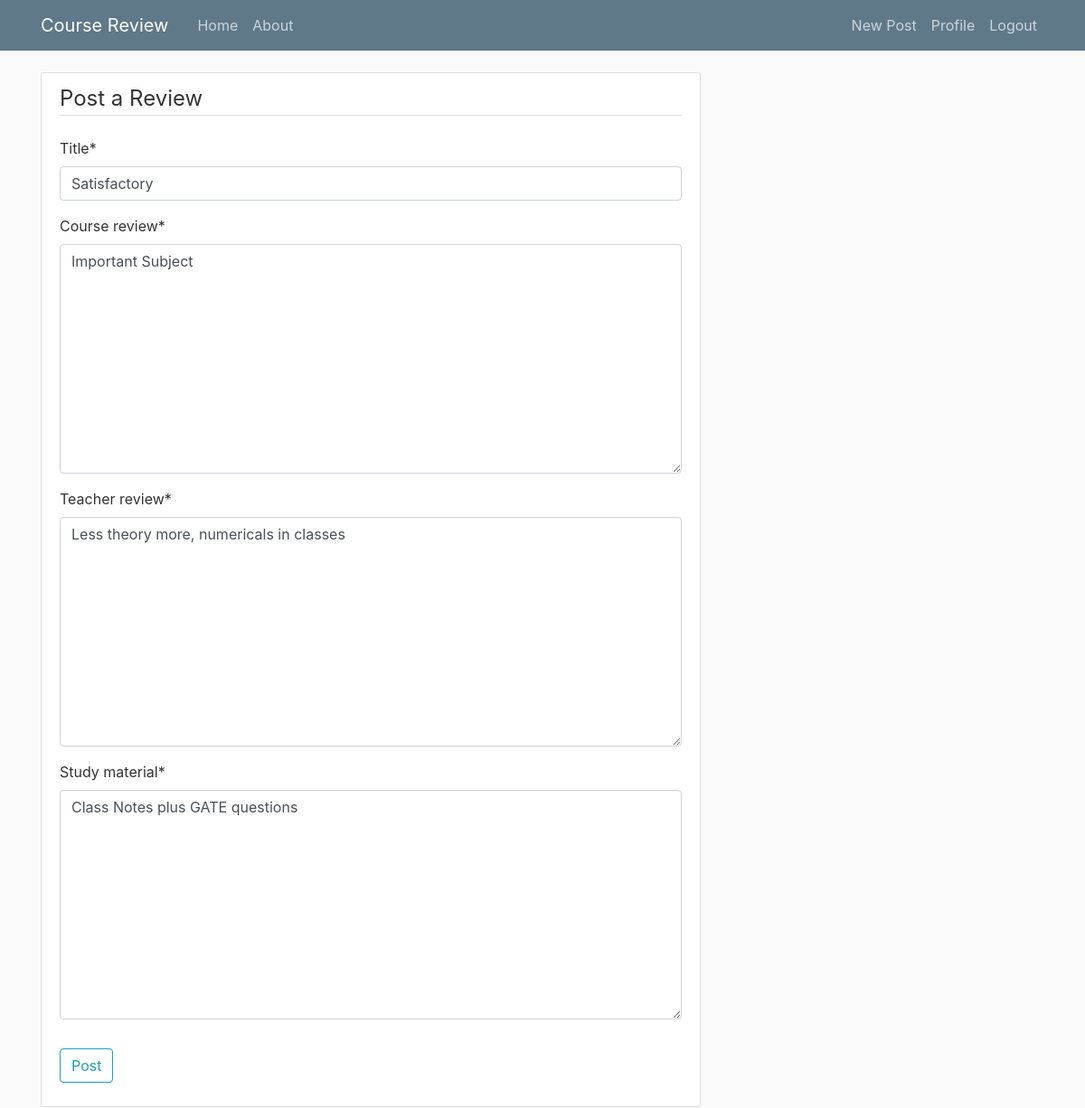
/post/54/update (signed in), run on the app's committed database.
### blog/models.py (models this page shows, shortened)
class Post(models.Model):
	title = models.CharField(max_length=100)
	grade_received = models.CharField(max_length=15, default="Select Grade")
	course_review = models.TextField(default="---")
	teacher_review = models.TextField(default="---")
	study_material = models.TextField(default="---")
	quality_rating = models.IntegerField(default=5, validators=[MinValueValidator(0), MaxValueValidator(5)])
	quantity_rating = models.IntegerField(default=5, validators=[MinValueValidator(0), MaxValueValidator(5)])
	level_of_difficulty_rating = models.IntegerField(default=5, validators=[MinValueValidator(0), MaxValueValidator(5)])
	take_again = models.BooleanField(default=False)
	tough_grader = models.BooleanField(default=False)
	self_study_required = models.BooleanField(default=False)
	participation_matters = models.BooleanField(default=False)
	lot_of_assignment = models.BooleanField(default=False)
	accessible_outside_class = models.BooleanField(default=False)
	skip_class_you_dont_pass = models.BooleanField(default=False)
	impartial = models.BooleanField(default=False)
	test_heavy = models.BooleanField(default=False)
	amazing_lectures = models.BooleanField(default=False)
	lecture_heavy = models.BooleanField(default=False)
	date_posted = models.DateTimeField(default=timezone.now)
	author = models.ForeignKey(User, on_delete=models.CASCADE)
	teacher = models.ForeignKey(Teacher, on_delete=models.CASCADE)
	course = models.ForeignKey(Course, on_delete=models.CASCADE)

### blog/views.py (the view, shortened to what this page needs)
# urls.py: path('post/<int:pk>/update', PostUpdateView.as_view(), name='post-update'),
class PostUpdateView(LoginRequiredMixin, UserPassesTestMixin, UpdateView):
	model = Post
	fields = ['title', 'course_review', 'teacher_review', 'study_material' ]
	def test_func(self):
		post = self.get_object()
		if self.request.user == post.author:
			return True
		return False

### blog/templates/blog/post_form.html (shortened to what this page needs)
{% extends "blog/base.html" %}
{% load crispy_forms_tags %}
{% block content %}
	<div class="content-section">
		<form method="POST">
			<fieldset class="form-group">
				<legend class="border-bottom mb-4">Post a Review</legend>
				{{ form|crispy }}
			</fieldset>
			<div class="form-group">
				<button class="btn btn-outline-info" type="submit">Post</button>
			</div>
		</form>
	</div>
{% endblock content %}

### blog/static/blog/main.css (style rules this page uses)
body { background: #fafafa; color: #333333; margin-top: 5rem; }
.content-section { background: #ffffff; padding: 10px 20px; border: 1px solid #dddddd; border-radius: 3px; margin-bottom: 20px; }

### data on the page
Post: title "Satisfactory", course_review "Important Subject", teacher_review "Less theory more, numericals in classes", study_material "Class Notes plus GATE questions"
